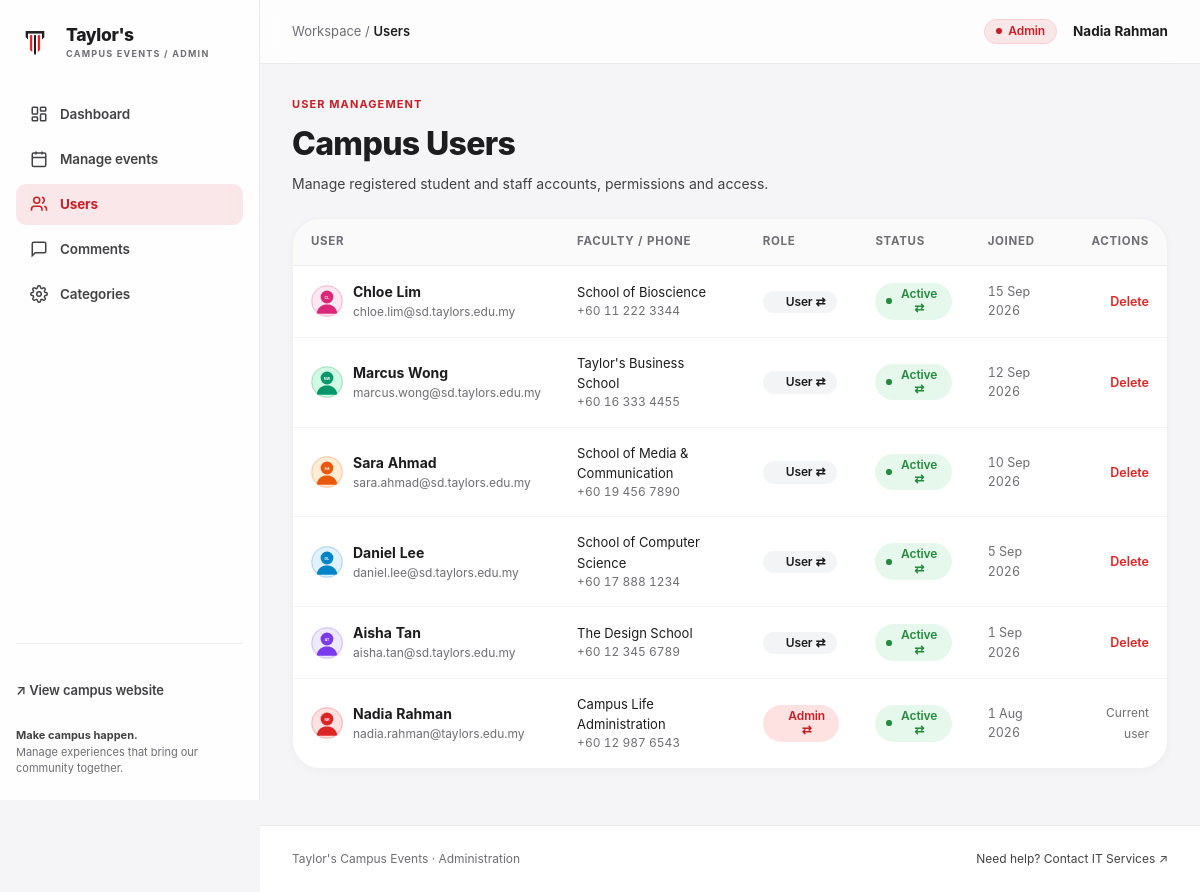
The page /admin/users.php (signed in) on the database its author committed.
### tables this page shows
CREATE TABLE IF NOT EXISTS `users` (
  `id` INT AUTO_INCREMENT PRIMARY KEY,
  `name` VARCHAR(100) NOT NULL,
  `preferred_name` VARCHAR(100) NULL,
  `email` VARCHAR(150) NOT NULL UNIQUE,
  `password_hash` VARCHAR(255) NOT NULL,
  `role` ENUM('user', 'admin') NOT NULL DEFAULT 'user',
  `status` ENUM('active', 'suspended') NOT NULL DEFAULT 'active',
  `avatar` VARCHAR(255) NULL,
  `phone` VARCHAR(30) NULL,
  `faculty` VARCHAR(150) NULL,
  `created_at` TIMESTAMP DEFAULT CURRENT_TIMESTAMP
);

### config/app.php (called while the page is built, shortened)
<?php
function app_url(string $path): string {
    return APP_BASE_PATH . '/' . ltrim($path, '/');
}

### includes/auth.php (called while the page is built, shortened)
<?php
function is_logged_in(): bool {
    return !empty($_SESSION['user_id']);
}
function current_user(): ?array {
    $db = get_db_connection();
    $stmt = $db->prepare("SELECT id, name, preferred_name, email, role, status, avatar, phone, faculty, created_at FROM users WHERE id = :id LIMIT 1");
    $stmt->execute([':id' => $_SESSION['user_id']]);
    $user = $stmt->fetch();
    return $user;
}
function require_login(?string $redirect = null): array {
    $user = current_user();
    return $user;
}
function require_admin(): array {
    $user = require_login();
    return $user;
}

### admin/users.php (the view, shortened to what this page needs)
<?php
$admin_breadcrumb = "Users";
require_once __DIR__ . '/sidebar.php';
$db = get_db_connection();
$users = $db->query("SELECT * FROM users ORDER BY created_at DESC")->fetchAll();
?>
<div style="display:flex; align-items:flex-end; justify-content:space-between; margin-bottom: 24px;">
    <div>
        <div style="font-size: 11px; font-weight: 700; color: var(--color-primary); letter-spacing: 0.1em; text-transform: uppercase; margin-bottom: 6px;">
            USER MANAGEMENT
        </div>
        <h1 style="font-size: 32px; font-weight: 800; letter-spacing: -0.02em; margin-bottom: 4px;">
            Campus Users
        </h1>
        <p style="font-size: 14px; color: var(--text-secondary);">
            Manage registered student and staff accounts, permissions and access.
        </p>
    </div>
</div>
<div class="info-card-box" style="padding:0; overflow:hidden;">
    <table class="data-table">
        <thead>
            <tr>
                <th>USER</th>
                <th>FACULTY / PHONE</th>
                <th>ROLE</th>
                <th>STATUS</th>
                <th>JOINED</th>
                <th style="text-align:right;">ACTIONS</th>
            </tr>
        </thead>
        <tbody>
            <?php foreach ($users as $u): ?>
                <tr>
                    <td>
                        <div style="display:flex; align-items:center; gap:10px;">
                            <?= render_user_avatar($u, 32) ?>
                            <div>
                                <strong style="font-size:14px;"><?= e($u['name']) ?></strong>
                                <div style="font-size:12px; color:var(--text-muted);"><?= e($u['email']) ?></div>
                            </div>
                        </div>
                    </td>
                    <td>
                        <div style="font-size:13px;"><?= e($u['faculty'] ?: 'Taylor\'s University') ?></div>
                        <div style="font-size:12px; color:var(--text-muted);"><?= e($u['phone'] ?: 'No phone') ?></div>
                    </td>
                    <td>
                        <form method="POST" action="<?= APP_BASE_PATH ?>/admin/users.php" style="display:inline;">
                            <button type="submit" class="badge" style="cursor:pointer; border:none; background: <?= $u['role'] === 'admin' ? '#fee2e2' : '#f3f4f6' ?>; color: <?= $u['role'] === 'admin' ? 'var(--color-primary)' : 'var(--text-main)' ?>;">
                                <?= ucfirst($u['role']) ?> ⇄
                            </button>
                        </form>
                    </td>
                    <td>
                        <form method="POST" action="<?= APP_BASE_PATH ?>/admin/users.php" style="display:inline;">
                            <button type="submit" class="badge <?= $u['status'] === 'active' ? 'badge-open' : 'badge-full' ?>" style="cursor:pointer; border:none;">
                                <?= ucfirst($u['status']) ?> ⇄
                            </button>
                        </form>
                    </td>
                    <td style="font-size:12.5px; color:var(--text-muted);">
                        <?= e(date('j M Y', strtotime($u['created_at']))) ?>
                    </td>
                    <td style="text-align:right;">
                        <?php if ($u['id'] !== $admin_user['id']): ?>
                            <form method="POST" action="<?= APP_BASE_PATH ?>/admin/users.php" onsubmit="return confirm('Permanently delete user account?');" style="display:inline;">
                                <button type="submit" style="background:none; border:none; color:#dc2626; cursor:pointer; font-size:12.5px; font-weight:600;">
                                    Delete
                                </button>
                            </form>
                        <?php else: ?>
                            <span style="font-size:12px; color:var(--text-muted);">Current user</span>
                        <?php endif; ?>
                    </td>
                </tr>
            <?php endforeach; ?>
        </tbody>
    </table>
</div>
<?php require_once __DIR__ . '/footer.php'; ?>

### admin/sidebar.php (shortened to what this page needs)
<?php
require_once __DIR__ . '/../includes/auth.php';
require_once __DIR__ . '/../includes/helpers.php';
$admin_user = require_admin();
$current_admin_page = basename($_SERVER['PHP_SELF']);
?>
<!DOCTYPE html>
<html lang="en">
<head>
    <link rel="stylesheet" href="<?= APP_BASE_PATH ?>/assets/css/style.css">
    <link rel="stylesheet" href="<?= APP_BASE_PATH ?>/assets/css/admin.css">
</head>
<body style="background:var(--bg-page);">
<div class="admin-shell">
    <aside class="admin-sidebar" aria-label="Admin Sidebar">
        <a href="<?= APP_BASE_PATH ?>/admin/index.php" class="brand-group">
            <?= get_site_logo_html() ?>
            <div class="brand-text">
                <span class="brand-title">Taylor's</span>
                <span class="brand-subtitle">CAMPUS EVENTS / ADMIN</span>
            </div>
        </a>
        <nav class="admin-nav" aria-label="Admin Navigation">
            <a href="<?= APP_BASE_PATH ?>/admin/index.php" class="admin-nav-item <?= in_array($current_admin_page, ['index.php', 'dashboard.php']) ? 'active' : '' ?>">
                <svg width="18" height="18" fill="none" stroke="currentColor" stroke-width="2" viewBox="0 0 24 24"><rect width="7" height="9" x="3" y="3" rx="1"/><rect width="7" height="5" x="14" y="3" rx="1"/><rect width="7" height="9" x="14" y="12" rx="1"/><rect width="7" height="5" x="3" y="16" rx="1"/></svg>
                Dashboard
            </a>
            <a href="<?= APP_BASE_PATH ?>/admin/events.php" class="admin-nav-item <?= in_array($current_admin_page, ['events.php', 'event-edit.php', 'attendees.php']) ? 'active' : '' ?>">
                <svg width="18" height="18" fill="none" stroke="currentColor" stroke-width="2" viewBox="0 0 24 24"><rect width="18" height="18" x="3" y="4" rx="2" ry="2"/><line x1="16" x2="16" y1="2" y2="6"/><line x1="8" x2="8" y1="2" y2="6"/><line x1="3" x2="21" y1="10" y2="10"/></svg>
                Manage events
            </a>
            <a href="<?= APP_BASE_PATH ?>/admin/users.php" class="admin-nav-item <?= $current_admin_page === 'users.php' ? 'active' : '' ?>">
                <svg width="18" height="18" fill="none" stroke="currentColor" stroke-width="2" viewBox="0 0 24 24"><path d="M16 21v-2a4 4 0 0 0-4-4H6a4 4 0 0 0-4 4v2"/><circle cx="9" cy="7" r="4"/><path d="M22 21v-2a4 4 0 0 0-3-3.87"/><path d="M16 3.13a4 4 0 0 1 0 7.75"/></svg>
                Users
            </a>
            <a href="<?= APP_BASE_PATH ?>/admin/comments.php" class="admin-nav-item <?= $current_admin_page === 'comments.php' ? 'active' : '' ?>">
                <svg width="18" height="18" fill="none" stroke="currentColor" stroke-width="2" viewBox="0 0 24 24"><path d="M21 15a2 2 0 0 1-2 2H7l-4 4V5a2 2 0 0 1 2-2h14a2 2 0 0 1 2 2z"/></svg>
                Comments
            </a>
            <a href="<?= APP_BASE_PATH ?>/admin/categories.php" class="admin-nav-item <?= $current_admin_page === 'categories.php' ? 'active' : '' ?>">
                Categories
            </a>
        </nav>
        <div class="admin-sidebar-bottom">
            <a href="<?= APP_BASE_PATH ?>/events.php" class="btn-link" style="font-size:13px; color:var(--text-secondary); display:flex; align-items:center; gap:6px; padding:0; margin-bottom:16px;">
                <span>↗ View campus website</span>
            </a>
            <div style="font-size: 11px; color: var(--text-muted); line-height: 1.4;">
                <strong style="color:var(--text-secondary); display:block; margin-bottom:2px;">Make campus happen.</strong>
                Manage experiences that bring our community together.
            </div>
        </div>
    </aside>
    <div class="admin-main">
        <header class="admin-topbar">
            <div style="display:flex; align-items:center; gap:12px;">
                <div style="font-size: 13px; color: var(--text-muted);">
                    Workspace / <span style="color:var(--text-main); font-weight:600;"><?= e($admin_breadcrumb ?? 'Dashboard') ?></span>
                </div>
            </div>
            <div style="display:flex; align-items:center; gap:16px;">
                <span class="badge badge-admin">Admin</span>
                <div style="font-size:13.5px; font-weight:700; color:var(--text-main);">
                    <?= e($admin_user['name']) ?>
                </div>
            </div>
        </header>
        <div class="admin-content-inner">

### includes/helpers.php (shortened to what this page needs)
<?php
function e(?string $string): string {
    return htmlspecialchars($string ?? '', ENT_QUOTES, 'UTF-8');
}
function get_initials(string $name): string {
    $parts = explode(' ', trim($name));
    return strtoupper(substr($name, 0, 2));
}
function render_user_avatar(array $user, int $size = 32, string $custom_class = ''): string {
    $uid = (int)($user['id'] ?? 0);
    $name = $user['preferred_name'] ?? $user['name'] ?? 'User';
    $initials = get_initials($name);
    $avatarImg = null;
    if (!empty($user['avatar']) && file_exists(__DIR__ . '/../' . ltrim($user['avatar'], '/'))) {
        $avatarImg = $user['avatar'];
    } else {
        $extensions = ['jpg', 'jpeg', 'png', 'webp', 'svg'];
        foreach ($extensions as $ext) {
            $testPath = '/assets/images/avatars/user-' . $uid . '.' . $ext;
            if (file_exists(__DIR__ . '/..' . $testPath)) {
                $avatarImg = $testPath;
                break;
            }
        }
    }
    if ($avatarImg) {
        return '<div class="avatar-initials ' . e($custom_class) . '" style="width:' . $size . 'px; height:' . $size . 'px; padding:0; overflow:hidden;"><img src="' . e(app_url($avatarImg)) . '" alt="' . e($name) . '" style="width:100%; height:100%; object-fit:cover; border-radius:50%;"></div>';
    }
    return '<div class="avatar-initials ' . e($custom_class) . '" style="width:' . $size . 'px; height:' . $size . 'px;">' . e($initials) . '</div>';
}
function get_site_logo_html(): string {
    static $logo_html = null;
    $logo_path = '/assets/images/logo/logo.png';
    if (file_exists(__DIR__ . '/..' . $logo_path)) {
        $logo_html = '<img src="' . e(app_url($logo_path)) . '" alt="Taylor\'s University" class="brand-logo-img">';
    } else {
        $logo_html = '<div class="brand-logo-icon" aria-hidden="true">t</div>';
    }
    return $logo_html;
}

### admin/footer.php (shortened to what this page needs)
        </div>
        <footer style="padding: 24px 32px; border-top: 1px solid var(--border-light); background:#fff; margin-top: auto; display:flex; justify-content:space-between; font-size:12px; color:var(--text-muted);">
            <span>Taylor's Campus Events · Administration</span>
            <a href="mailto:itservices@taylors.edu.my" style="color:var(--text-secondary);">Need help? Contact IT Services ↗</a>
        </footer>
    </div>
</div>
</body>
</html>

### assets/css/admin.css (style rules this page uses)
.admin-shell { display: flex; min-height: 100vh; }
.admin-sidebar { width: 260px; background: rgba(255, 255, 255, 0.85); backdrop-filter: blur(28px) saturate(190%); -webkit-backdrop-filter: blur(28px) saturate(190%); border-right: 1px solid rgba(0, 0, 0, 0.08); padding: 24px 16px; display: flex; flex-direction: column; flex-shrink: 0; position: sticky; top: 0; height: 100vh; overflow-y: auto; z-index: 100; transition: transform 0.3s cubic-bezier(0.16, 1, 0.3, 1); }
.admin-nav { display: flex; flex-direction: column; gap: 4px; margin-top: 32px; }
.admin-nav-item { display: flex; align-items: center; gap: 12px; padding: 10px 14px; border-radius: var(--radius-sm); font-size: 13.5px; font-weight: 600; letter-spacing: -0.01em; color: var(--text-secondary); transition: all var(--transition-fast), transform var(--transition-press); min-height: 40px; }
.admin-nav-item.active { background-color: rgba(200, 30, 39, 0.1); color: var(--color-primary); font-weight: 700; }
.admin-sidebar-bottom { margin-top: auto; padding-top: 24px; border-top: 1px solid rgba(0, 0, 0, 0.06); }
.admin-main { flex-grow: 1; background-color: var(--bg-page); display: flex; flex-direction: column; min-width: 0; }
.admin-topbar { background: rgba(255, 255, 255, 0.82); backdrop-filter: blur(20px) saturate(180%); -webkit-backdrop-filter: blur(20px) saturate(180%); border-bottom: 1px solid rgba(0, 0, 0, 0.08); height: 64px; padding: 0 32px; display: flex; align-items: center; justify-content: space-between; position: sticky; top: 0; z-index: 90; }
.admin-content-inner { padding: 32px; max-width: 1240px; width: 100%; }
.data-table { width: 100%; border-collapse: separate; border-spacing: 0; text-align: left; font-size: 13.5px; font-variant-numeric: tabular-nums; }
.data-table th { background-color: rgba(0, 0, 0, 0.02); padding: 14px 18px; font-weight: 700; color: var(--text-muted); font-size: 11.5px; text-transform: uppercase; letter-spacing: 0.06em; border-bottom: 1px solid rgba(0, 0, 0, 0.06); }
.data-table td { padding: 15px 18px; border-bottom: 1px solid rgba(0, 0, 0, 0.04); color: var(--text-main); vertical-align: middle; transition: background var(--transition-fast); }
.data-table tr:last-child td { border-bottom: none; }

### rows shown on the page
users: name "Nadia Rahman", shows a picture, email "nadia.rahman@taylors.edu.my", faculty "Campus Life Administration", phone "+60 12 987 6543", role "Admin", status "Active", created_at "1 Aug 2026", shows "Current user"
users: shows a picture, name "Chloe Lim", email "chloe.lim@sd.taylors.edu.my", faculty "School of Bioscience", phone "+60 11 222 3344", role "User", status "Active", created_at "15 Sep 2026"
users: shows a picture, name "Marcus Wong", email "marcus.wong@sd.taylors.edu.my", faculty "Taylor's Business School", phone "+60 16 333 4455", role "User", status "Active", created_at "12 Sep 2026"
users: shows a picture, name "Sara Ahmad", email "sara.ahmad@sd.taylors.edu.my", faculty "School of Media & Communication", phone "+60 19 456 7890", role "User", status "Active", created_at "10 Sep 2026"
users: shows a picture, name "Daniel Lee", email "daniel.lee@sd.taylors.edu.my", faculty "School of Computer Science", phone "+60 17 888 1234", role "User", status "Active", created_at "5 Sep 2026"
users: shows a picture, name "Aisha Tan", email "aisha.tan@sd.taylors.edu.my", faculty "The Design School", phone "+60 12 345 6789", role "User", status "Active", created_at "1 Sep 2026"

### other values the page prints
$admin_breadcrumb "Users"
